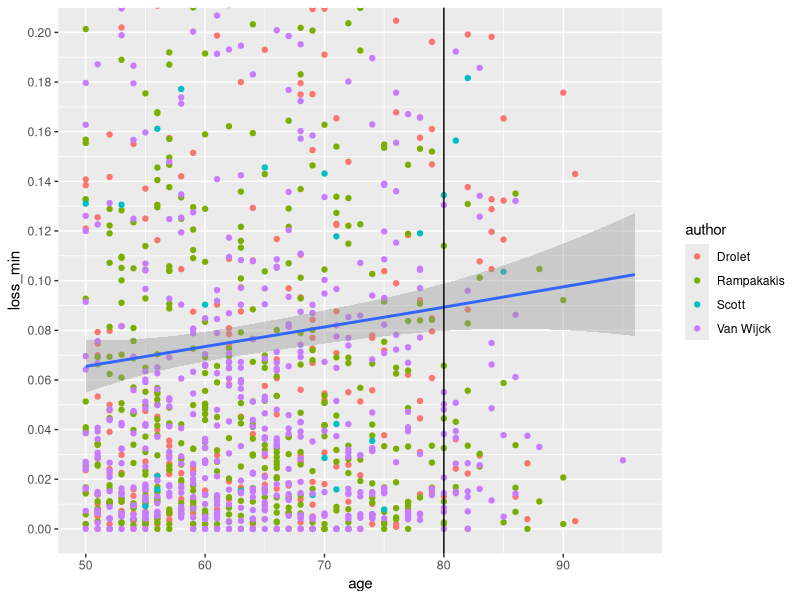
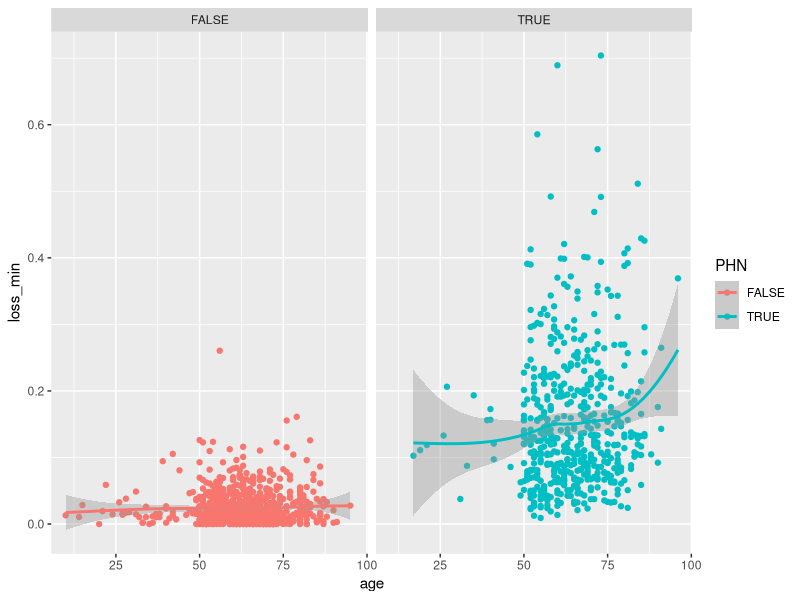
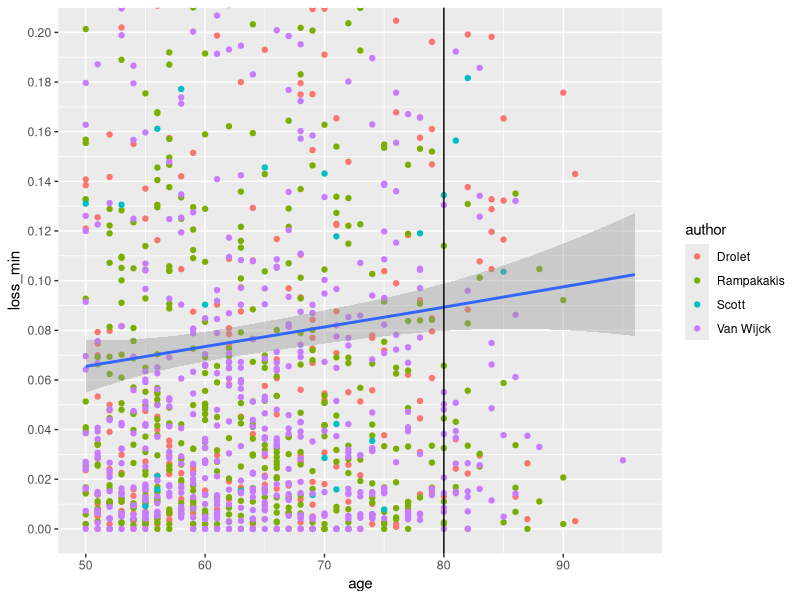
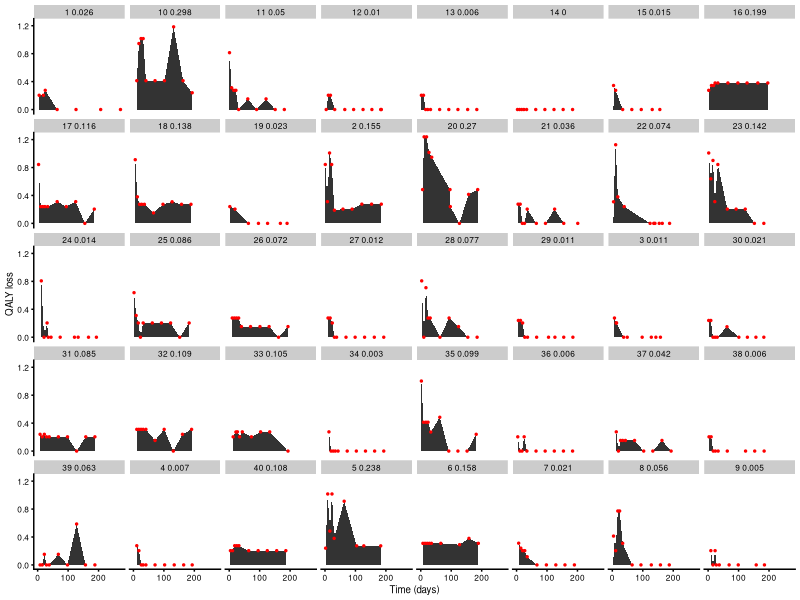
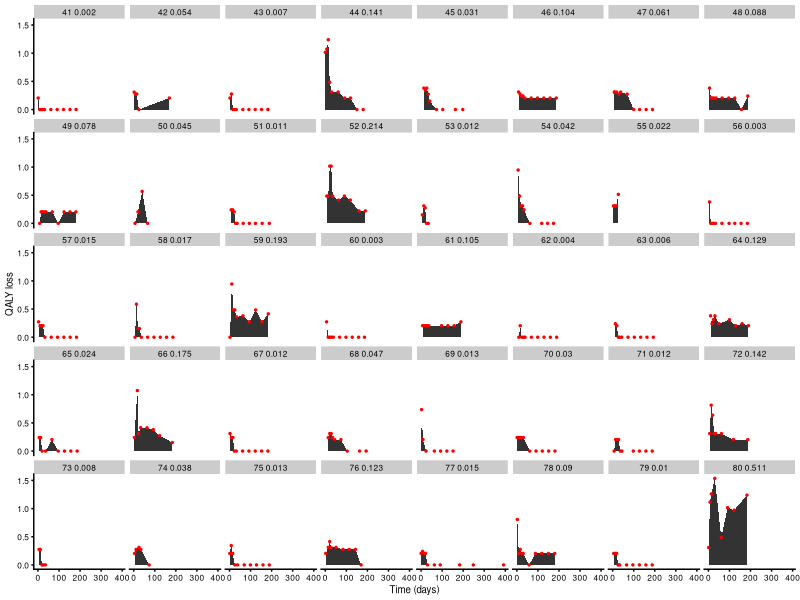
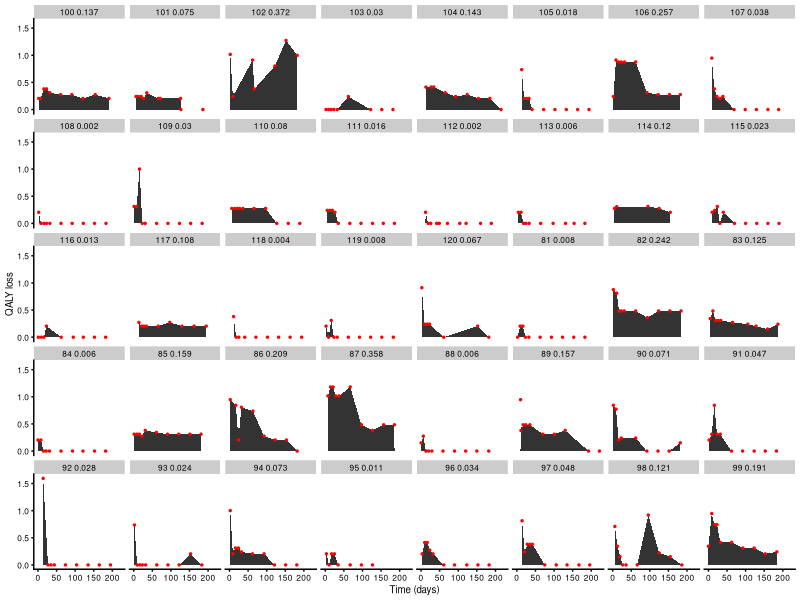
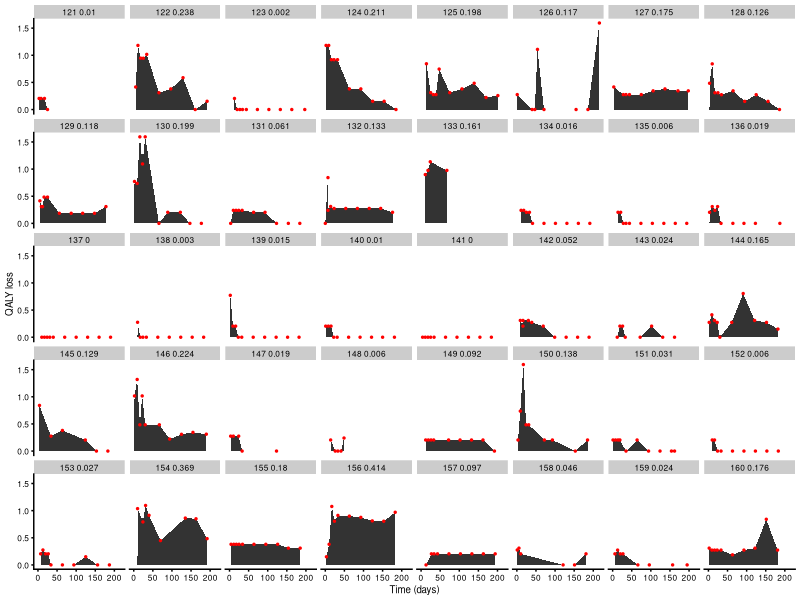
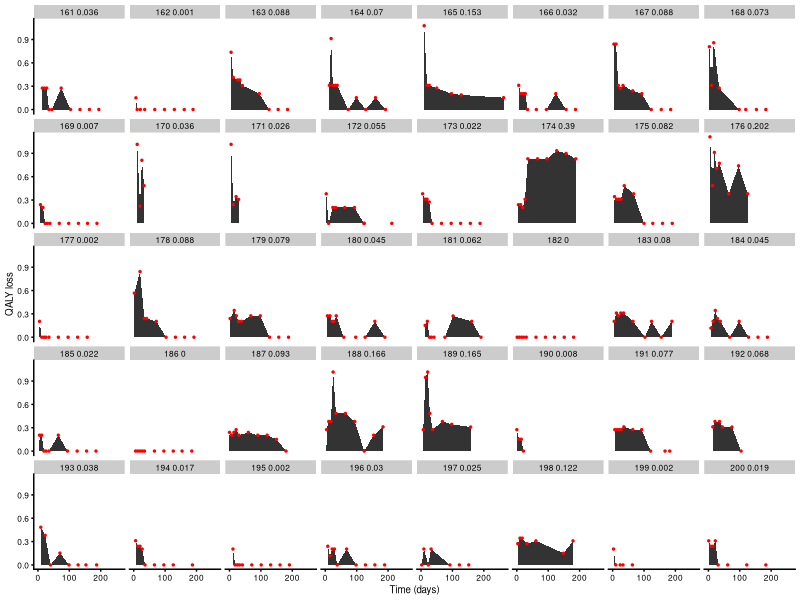

R code for these plots, in order:
library(data.table)
library(ggplot2)

# Load data
# data = fread("./data/27-06-2018 EQ5D_IL.df.mini EQ5D individual level data.csv")
# data = fread("./data/eq5d_orig.csv")
data = fread("./data/eq5d_uk.csv")
data = data[order(study, Patient.ID, time_points)]

# This explores QALY loss as the area under the polygon defined by loss
# measurements, e.g. if 1 - EQ5D measurements are *, looks like this:
#           *                                   
#          #|##                                 
#        ###|#####*                    *        
#      *####|#####|#####          #####|         
# -----|####|#####|##########*#########|--------
#
# i.e. no area "sticks out" before the first point on the time axis or after
# the last point on the time axis. My argument is that the QALY loss for a
# given patient should be at least this much.

# Calculate QALY loss for each patient
area = function(t, x)
{
    widths = diff(t)
    heights = (head(x, -1) + tail(x, -1)) / 2
    sum(widths * heights)
}
losses = data[, .(loss_min = area(time_points, 1 - EQ5D) / 365.25), 
    by = .(study, Patient.ID, age)]

# Look at trend in QALY loss with age
losses[, author := sub(" et al.*$", "", study)]
ggplot(losses[age >= 50], aes(x = age, y = loss_min)) +
    geom_point(aes(colour = author)) +
    geom_smooth() +
    geom_vline(aes(xintercept = 80)) + 
    coord_cartesian(ylim = c(0, 0.2)) +
    scale_y_continuous(breaks = seq(0, 0.2, by = 0.02))
ggsave("./experimental/example_area_age.pdf", width = 8, height = 4)

# Look at individual QALY loss per patient
data = merge(data, losses, by = c("study", "Patient.ID", "age"), all = TRUE)
data[, patient_number := .GRP, by = .(study, Patient.ID)]
data[, panel_id := paste(patient_number, round(loss_min, 3))]

# Save as a multi-page figure
pdf("./experimental/example_area_individual.pdf", width = 10, height = 6)

patients = data[, unique(Patient.ID)]
for (p in seq(1, length(patients), by = 40)) {
    cat(".")
    pat = patients[p:(p + 39)]
    pat = pat[!is.na(pat)]
    plot = ggplot(data[Patient.ID %in% pat]) +
        geom_area(aes(x = time_points, y = 1 - EQ5D)) +
        geom_point(aes(x = time_points, y = 1 - EQ5D), colour = "red", size = 0.5) +
        facet_wrap(~panel_id, nrow = 5, ncol = 8) +
        cowplot::theme_cowplot(font_size = 7) +
        labs(x = "Time (days)", y = "QALY loss")
    print(plot)
}

dev.off()

# QALY loss, PHN versus non-PHN
phn = data[time_points > 90 & EQ5D < 1, unique(Patient.ID)]
losses[, PHN := Patient.ID %in% phn]
ggplot(losses, aes(x = age, y = loss_min, colour = PHN)) + 
    geom_point() + 
    geom_smooth() + 
    facet_wrap(~PHN)
